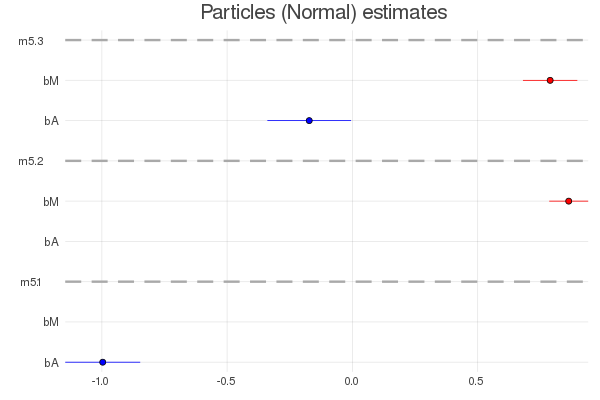

Write the Julia code that produced this figure.
# Load Julia packages (libraries) needed for clip

using StatisticalRethinking, StructuralCausalModels
using StatsPlots

ProjDir = @__DIR__

println()
N = 100
df = DataFrame();
df[!, :A] = rand(Normal(), N)
df[!, :M] = [rand(Normal(-a), 1)[1] for a in df[:, :A]]
df[!, :D] = [rand(Normal(a), 1)[1] for a in df[:, :A]]

StatsPlots.cornerplot(Array(df), label=names(df))
savefig("$(ProjDir)/AMD_df_1.png")

println()

for i in 1:3
  include(scm_path("..", "examples", "SR", "fork", "AMD_m$i.jl"))
end

if success(rc)

  r1 = plotcoef([m5_1s, m5_2s, m5_3s], [:bA, :bM], "$(ProjDir)/AMD_fork_1.png",
    "Particles (Normal) estimates")
  display(r1)

end

d = OrderedDict(
  :M => [:A],
  :D => [:A]
);

dag = DAG("fork_correlated", d, df);
show(dag)

display(dag.s); println()

shipley_test_dag_3 = shipley_test(dag)
if !isnothing(shipley_test_dag_3)
  display(shipley_test_dag_3)
end
println()

f = [:M]; s = [:D]; sel = vcat(f, s)
cond = [:A]

e = d_separation(dag, f, s)
println("d_separation($(dag.name), $f, $s) = $e")

e = d_separation(dag, f, s, cond)
println("d_separation($(dag.name), $f, $s, $cond) = $e")
println()
N = 100
df = DataFrame();
df[!, :A] = rand(Normal(), N)
df[!, :M] = [rand(Normal(-a), 1)[1] for a in df[:, :A]]
df[!, :D] = [rand(Normal(a), 1)[1] for a in df[:, :A]] -
  [rand(Normal(m), 1)[1] for m in df[:, :M]]


StatsPlots.cornerplot(Array(df), label=names(df))
savefig("$(ProjDir)/AMD_df_2.png")

println()

for i in 1:3
  include(scm_path("..", "examples", "SR", "fork", "AMD_m$i.jl"))
end

if success(rc)

  r1 = plotcoef([m5_1s, m5_2s, m5_3s], [:bA, :bM], "$(ProjDir)/AMD_fork_2.png",
    "Particles (Normal) estimates")
  display(r1)

end

d = OrderedDict(
  :M => [:A],
  :D => [:A]
);

dag = DAG("fork_correlated", d, df);
show(dag)

display(dag.s); println()

shipley_test_dag_3 = shipley_test(dag)
if !isnothing(shipley_test_dag_3)
  display(shipley_test_dag_3)
end
println()

f = [:M]; s = [:D]; sel = vcat(f, s)
cond = [:A]

e = d_separation(dag, f, s)
println("d_separation($(dag.name), $f, $s) = $e")

e = d_separation(dag, f, s, cond)
println("d_separation($(dag.name), $f, $s, $cond) = $e")
